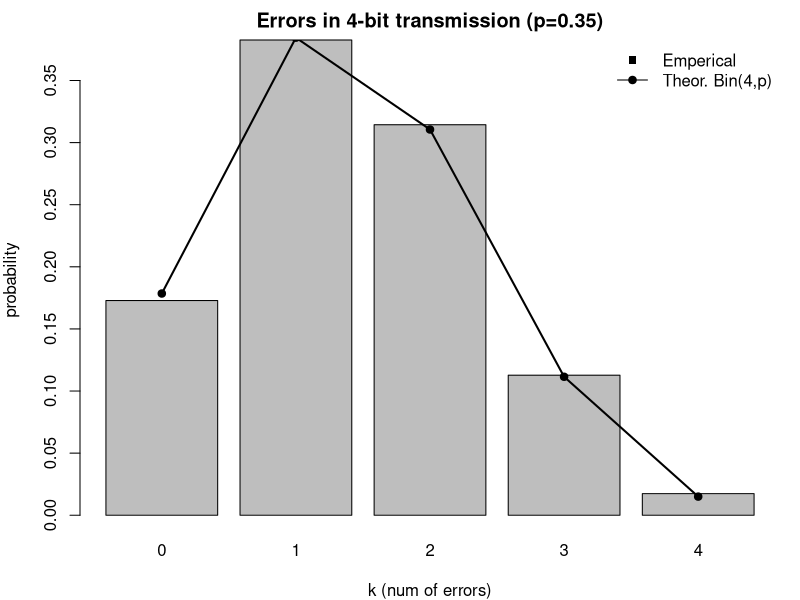

This chart was generated by the following R code: (Note: this script raises an error after producing the figure.)
## ---- chunk 1
# team id number 
id <- 35                 

set.seed(id)
p <- id/100 

# matrices G and H
G <- matrix(c(1, 1, 1, 0, 0, 0, 0,
		1, 0, 0, 1, 1, 0, 0,
		0, 1, 0, 1, 0, 1, 0,
		1, 1, 0, 1, 0, 0, 1), nrow = 4, byrow = TRUE)
H <- t(matrix(c(1, 0, 1, 0, 1, 0, 1,
		0, 1, 1, 0, 0, 1, 1,
		0, 0, 0, 1, 1, 1, 1), nrow = 3, byrow = TRUE))

mod2 <- function(x) x %% 2

#cat("The matrix G is: \n") 
#G  
#cat("The matrix H is: \n") 
#H
#cat("The product GH must be zero: \n")
#mod2(G%*%H)
## ---- chunk 2
# generate N messages

message_generator <- function(N) {
  matrix(sample(c(0,1), 4*N, replace = TRUE), nrow = N)
}  

N_mess = 100
messages <- message_generator(N_mess)
codewords <- mod2(messages %*% G)

## ---- chunk 3

E <- matrix(rbinom(N_mess*7, 1, p), nrow = N_mess, ncol = 7) # noice
r <- mod2(codewords + E) # what we resieve
## ---- chunk 4
Z <- mod2(r %*% H) # check which bits are corrupted
j <- Z[,1] + 2*Z[,2] + 4*Z[,3] # error index
## ---- chunk 5
correct <- matrix(0L, nrow = N_mess, ncol = 7)
idx <- which(j>0)
if (length(idx)>0) correct[cbind(idx, j[idx])] <- 1L
r_fixed <- mod2(r + correct)
## ---- chunk 6
m_dec <- r_fixed[, c(3, 5, 6, 7), drop=FALSE]
success <- rowSums(m_dec != messages) == 0
p_hat <- mean(success)
res <- list(phat=p_hat, success=success,
       codewords=codewords, received=r, received_fix=r_fixed, Z=Z, j=j)
## ---- chunk 7
p_theory <- (1-p)^7 + 7*p*(1-p)^6 #p*

cat(sprintf("Emperical p*: %.5f\n", p_hat))
cat(sprintf("Theoretical p*: %.5f\n\n", p_theory))
## ---- chunk 8
SE <- sqrt(p_hat*(1-p_hat)/N_mess)
SE
## ---- chunk 9
eps <- 1.96*SE
cat(sprintf("95%% CI: [%.5f, %.5f]  (ε = %.5f)\n\n", p_hat - eps, p_hat + eps, eps))
## ---- chunk 10
N_needed <- ceiling( (1.96*sqrt(0.25)/0.03)^2 )
cat(sprintf("Minimum N for ε ≤ 0.03: %d\n\n", N_needed))
## ---- chunk 11
M  <- 20000
k <- rbinom(M, size = 4, prob = p)

tab <- table(factor(k, levels=0:4))
freq <- as.numeric(tab) / sum(tab)

kvals <- 0:4
probs <- dbinom(kvals, size = 4, prob = p)

op <- par(mar=c(4,4,2,1))
bp <- barplot(freq,
              names.arg = kvals,
              xlab = "k (num of errors)",
              ylab = "probability",
              main = sprintf("Errors in 4-bit transmission (p=%.2f)", p))

points(bp, probs, pch = 19) # black - theoretical
lines(bp, probs, lwd = 2)
legend("topright", c("Emperical", "Theor. Bin(4,p)"),
       pch = c(15,19), lty = c(0,1), bty = "n")
par(op)


## ---- chunk 12
T <- 30.1
m <- 35 * 10^(-6)
n <- 5
M <- 136.907089 # gram / mol this is the mass of c137
Na <- 6 * 10^23
n_list <- c(5, 10, 50)
# we need consistent units so our T must be converted from years to seconds we will calculate everything in seconds

T <- 30.1 * 365 * 24 * 60 * 60

T # = 949233600
# $\lambda$, is log(2)/T
# we found T so we can now calculate lambda (we need it to find mean)

lambda_for_all <- log(2) / T
lambda_for_all # = 7.302177e-10

# Now we can find N (number of atoms) = m/M NA

N <- m/M * Na
N # = 1.533887e+17

mu <- N * lambda_for_all
mu # = 112007142

# we have poisson distribution so it is easy for us to find sigma (= lambda) but we also should not forget that we search it per element and we have n of elements (=lambda/times). and sd would be sqrt of that value. BUT first I still calculated for all x-s 
var_for_all <- mu
#sd_for_all <- sqrt(var_for_all) # in other words it is for whole distribution but since they are independent than later on we can just devide it by n (sum of independent poisson rv = poisson rv with new parameter)
sigma_for_all # = 1.460435e-10
#sd_for_all # = 1.208485e-05
K <- 1e3 # times that our experiment is going to be repeated 1000



sample_means <- colMeans(matrix(rpois(n*K, lambda = mu), nrow=n)) # functrion that calculates the mean value of each column in a matrix of df VERY QUICK
# rpois generates randm nums from poisson distribution first param - num of rvs second- mean and variance
## ---- chunk 13
mu <- mu 
sigma <- sqrt(var_for_all/n)
## ---- chunk 14
xlims <- c(mu-3*sigma,mu+3*sigma)
Fs <- ecdf(sample_means)
plot(Fs, 
     xlim = xlims, 
     ylim = c(0,1),
     col = "blue",
     lwd = 2,
     main = "Comparison of ecdf and cdf")
curve(pnorm(x, mean = mu, sd = sigma), col = "red", lwd = 2, add = TRUE)
## ---- chunk 15
max_diffs <- numeric(length(n_list))    

for (i in 1:length(n_list)) {
  n <- n_list[i]

  sample_means <- colMeans(matrix(rpois(n * K, lambda = mu), nrow = n))
  
  x_points <- seq(xlims[1], xlims[2], length.out = 1000)

  max_diffs[i] <- max(abs(ecdf_vals - cdf_vals))
}

print("Maximal Differences")
names(max_diffs) <- paste("n=", n_list)
print(max_diffs)
print("As n gets bigger we can sees that diff between cdf and ecdf gets smaller and smaller. which numerically confirms clt")

## ---- chunk 16
bound <- 8*10^8
# Markov's Inequality
# P(S n>= 8*10^8) <= E(Sn) / 8*10^8
# E(Sn) / 8*10^8 <= 1-0.95 = 0.05
# n * mu / 8*10^8 <= 0.05
# n <= (0.05 * 8*10^8) / mu
#print(bound)
#print(mu)
n_markov <- ((0.05 * bound) / mu)
cat("n <=", n_markov)


## ---- chunk 17

# CLT
# We want P(Sn >=  8*10^8) <= 0.05
# 
# at first we can standardize it cause it has aproximately normal distribution (Sn - n*mu) / sqrt(n*mu) >= ( 8*10^8 - n*mu) / sqrt(n*mu)
# The 95th percentile for a standard Normal is z = 1.645
# So, we need: (8*10^8 - n*mu) / sqrt(n*mu) >= 1.645
# 8*10^8 - sqrt(n)^2*mu >= 1.645 * sqrt(n) * sqrt(mu)
# mu*sqrt(n)^2 + (1.645*sqrt(mu))*sqrt(n) -  8*10^8 <= 0

x <- (-( 1.645 * sqrt(mu)) + sqrt(( 1.645 * sqrt(mu))^2 - 4 * mu * (-bound))) / (2 * mu)
n_clt <- x^2

cat("CLT: n <=", x_solution^2)

## ---- chunk 18


chernoff_bound_poisson <- function(n, mu, a) {
  lambda <- n * mu
  
  if (a <= lambda) {
    return(1.0)
  }
  
  delta <- (a / lambda) - 1

  bound <- (exp(delta) / (1 + delta)^(1 + delta))^lambda
  
  return(bound)
}

n_chernoff <- 0

for (n_test in n_clt:1) {
  prob_bound <- chernoff_bound_poisson(n_test, mu, bound)
  
  if (!is.nan(prob_bound) && prob_bound <= 0.05) {
    n_chernoff <- n_test
    break
  }
}

cat("Chernoff bound", n_chernoff)


cat("  The CLT gives the most realistic result n=", n_clt, " and Chernoff bound gives  tighter (we say it in sense that it is closer to truth)",n_markov," n=", n_chernoff, " than Markov's n=", n_markov)

## ---- chunk 19

K_large <- 10000

set.seed(35)
sample_sums <- rpois(K_large, lambda = n_clt * mu_poisson)

successes <- sum(sample_sums < critical_value)
empirical_prob <- successes / K_large

cat(" n =", n_clt, "with K =", K_large)
cat("  empirical probability of sum < 8*10^8 is:", empirical_prob, "\n")
print("The simulated probability is close to our target of 0.95, which confirms that our calculation for n using the CLT was correct")




## ---- chunk 20
nu1 <- 1  # change this!
K <- 1e3
n <- 5
sample_means <- colMeans(matrix(rexp(n*K, rate = nu1), nrow=n))
## ---- chunk 21
mu <- 0       # change this!
sigma <- 1    # change this!
## ---- chunk 22
xlims <- c(mu-3*sigma,mu+3*sigma)
Fs <- ecdf(sample_means)
plot(Fs, 
     xlim = xlims, 
     col = "blue",
     lwd = 2,
     main = "Comparison of ecdf and cdf")
curve(pnorm(x, mean = mu, sd = sigma), col = "red", lwd = 2, add = TRUE)
## ---- chunk 23
        mu <- 0 #change this!
        sigma <- 1 #change this
        N <- 100

        # YOUR CODE HERE
## ---- chunk 24
        # YOUR CODE HERE
## ---- chunk 25
        # YOUR CODE HERE
## ---- chunk 26
        # YOUR CODE HERE
